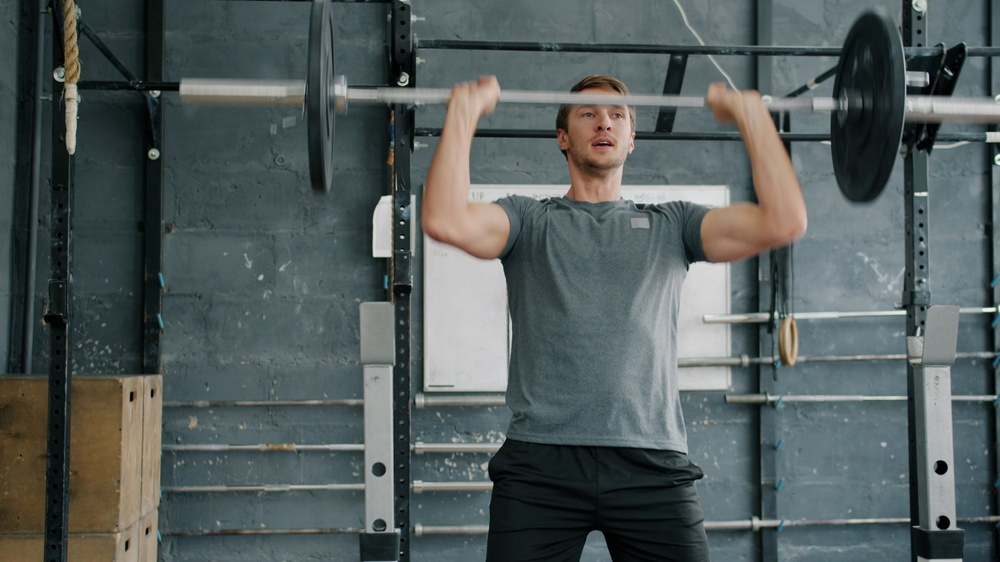
#> input picture website/art/source-overhead-press.jpg, 1000 x 562 px, shrunk from 2400 x 1350 before the run
$ python halftone.py source-overhead-press.jpg lift-d-flat.png 1.0
#> lines starting #> are read from the running program, lines starting #| are printed output that depends on the picture
"""Amplitude-modulated halftone: dot area tracks darkness. Yellow areas keep the accent colour.

usage: python3 -I halftone.py <in.png> <out.png> [cell_px] [face=cx,cy,rx,ry] [dark]
face: oval whose features dissolve into a loose random scatter of dots.
dark: light dots on the dark-mode background (same dot sizes, so it reads as a chalk negative).
"""
import math
import sys

import numpy as np
from PIL import Image, ImageDraw, ImageFilter

PAPER, INK, ACCENT = (249, 249, 247), (17, 18, 15), (255, 204, 74)
SCALE = 3  # draw supersampled, then downsample for smooth dot edges

src_path, out_path = sys.argv[1], sys.argv[2]
cell = float(sys.argv[3]) if len(sys.argv) > 3 else 6
face = next((tuple(map(float, a[5:].split(','))) for a in sys.argv[4:] if a.startswith('face=')), None)
rng = np.random.default_rng(7)
if 'dark' in sys.argv[4:]:
    PAPER, INK = (21, 22, 18), (247, 248, 242)

src = Image.open(src_path).convert('RGB')
#> src is the input picture: PIL image 1000x562 RGB; mean R, G, B 83, 92.7, 92.1
w, h = src.size
#> w = 1000; h = 562
blur = np.asarray(src.filter(ImageFilter.GaussianBlur(cell / 4)), dtype=np.float32) / 255
r, g, b = blur[..., 0], blur[..., 1], blur[..., 2]
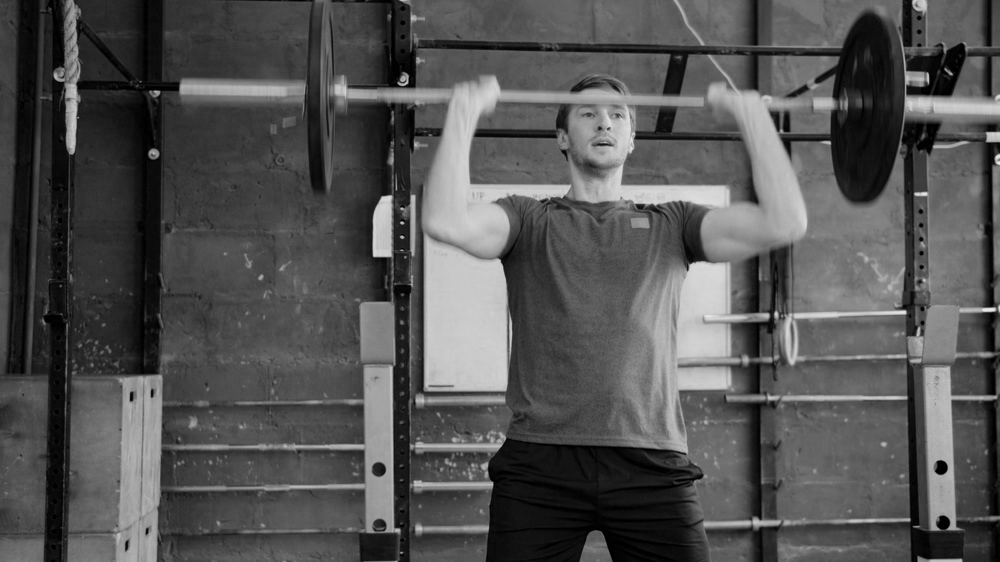
#> r: shape (562, 1000) float32; min 0, max 0.922, mean 0.326
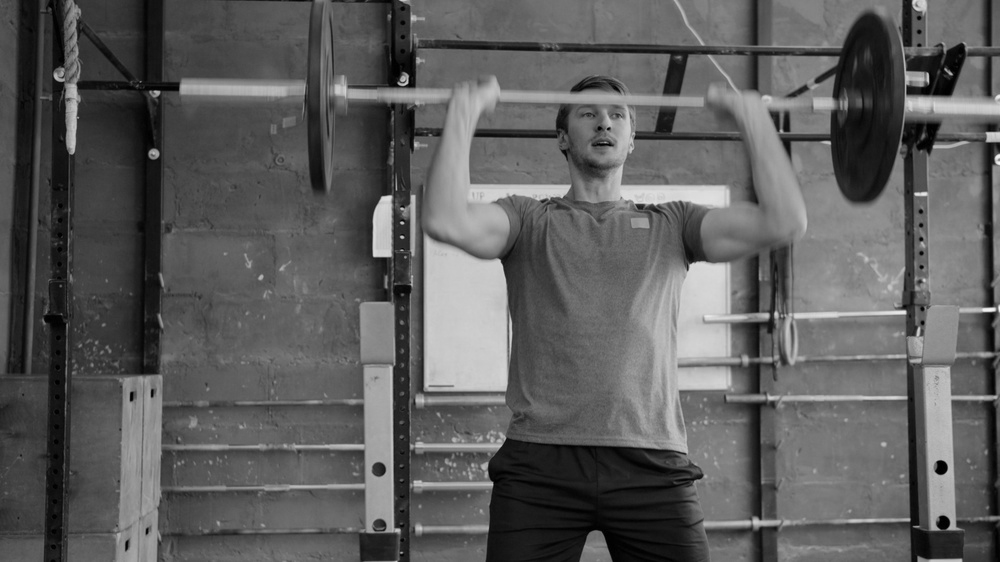
#> g: shape (562, 1000) float32; min 0, max 0.961, mean 0.363
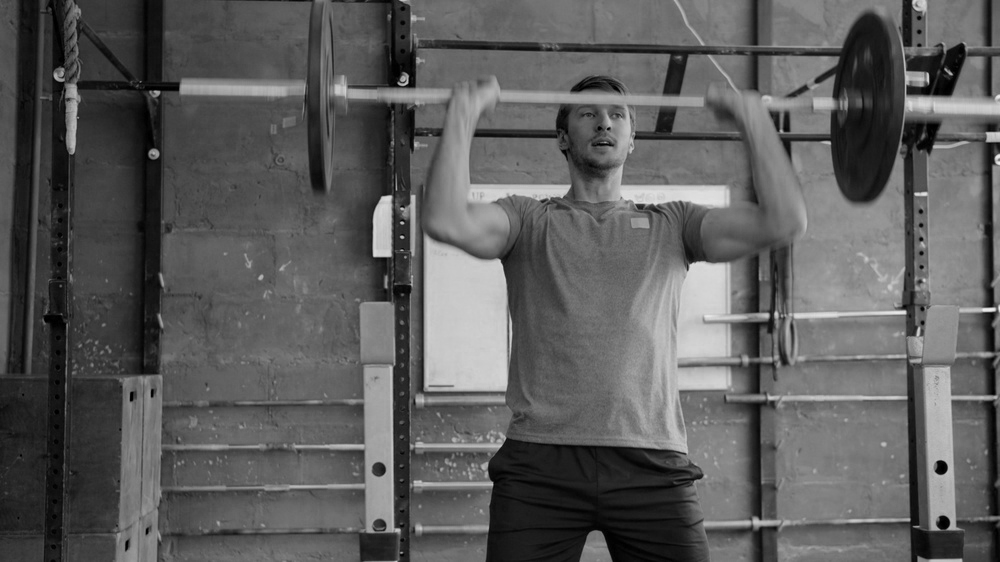
#> b: shape (562, 1000) float32; min 0, max 0.933, mean 0.361
lum = 0.299 * r + 0.587 * g + 0.114 * b
# Yellow: strong red+green, weak blue.
yellow = (r - b > 0.35) & (g - b > 0.2)
#> yellow: shape (562, 1000) bool; every value is 0

# Face mask: 1 inside the oval, smooth fade to 0 by 1.3x its radius.
mask = np.zeros((h, w), np.float32)
if face:
    fx, fy, frx, fry = face
    yy, xx = np.mgrid[0:h, 0:w]
    dist = np.sqrt(((xx - fx) / frx) ** 2 + ((yy - fy) / fry) ** 2)
    t = np.clip((1.3 - dist) / 0.3, 0, 1)
    mask = t * t * (3 - 2 * t)
    # Heavy blur erases eyes/nose/mouth; only the head's rough light and shadow survive.
    soft = np.asarray(src.convert('L').filter(ImageFilter.GaussianBlur(14)), dtype=np.float32) / 255
    lum = lum * (1 - mask) + soft * mask

dark = np.clip((1 - lum - 0.03) / 0.9, 0, 1) ** 1.4 * 0.78  # gamma spreads mid-tones; cap keeps paper between the darkest dots
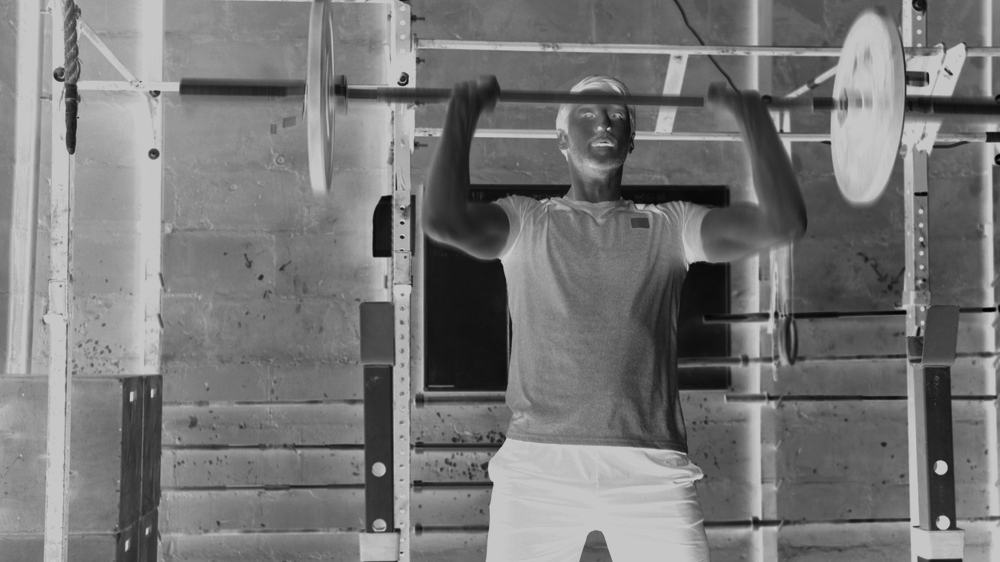
#> dark: shape (562, 1000) float32; min 0.00503, max 0.78, mean 0.471

out = Image.new('RGB', (w * SCALE, h * SCALE), PAPER)
draw = ImageDraw.Draw(out)
angle = math.radians(45)
ca, sa = math.cos(angle), math.sin(angle)
rmax = cell * 0.62  # darkest dots nearly touch
span = int((w + h) / cell) + 2
#> span = 1564
for i in range(-span, span):
    for j in range(-span, span):
        x = (i * ca - j * sa) * cell + w / 2
        y = (i * sa + j * ca) * cell + h / 2
        if not (0 <= x < w and 0 <= y < h):
            continue
        m = mask[int(y), int(x)]
        if m:  # scatter: jitter off the grid and thin out
            x, y = x + rng.uniform(-.6, .6) * cell * m, y + rng.uniform(-.6, .6) * cell * m
            if not (0 <= x < w and 0 <= y < h) or rng.random() < .3 * m:
                continue
        yi, xi = int(y), int(x)
        is_yellow = yellow[yi, xi]
        # Yellow plates: dot size from the plate's own shading, min size keeps them reading as yellow.
        d = max(0.35, 1 - lum[yi, xi] * 0.6) if is_yellow else dark[yi, xi]
        if d < 0.02:
            continue
        rad = rmax * math.sqrt(d) * SCALE  # area ∝ darkness
        cx, cy = x * SCALE, y * SCALE
        draw.ellipse((cx - rad, cy - rad, cx + rad, cy + rad), fill=ACCENT if is_yellow else INK)

out.resize((w, h), Image.LANCZOS).save(out_path)
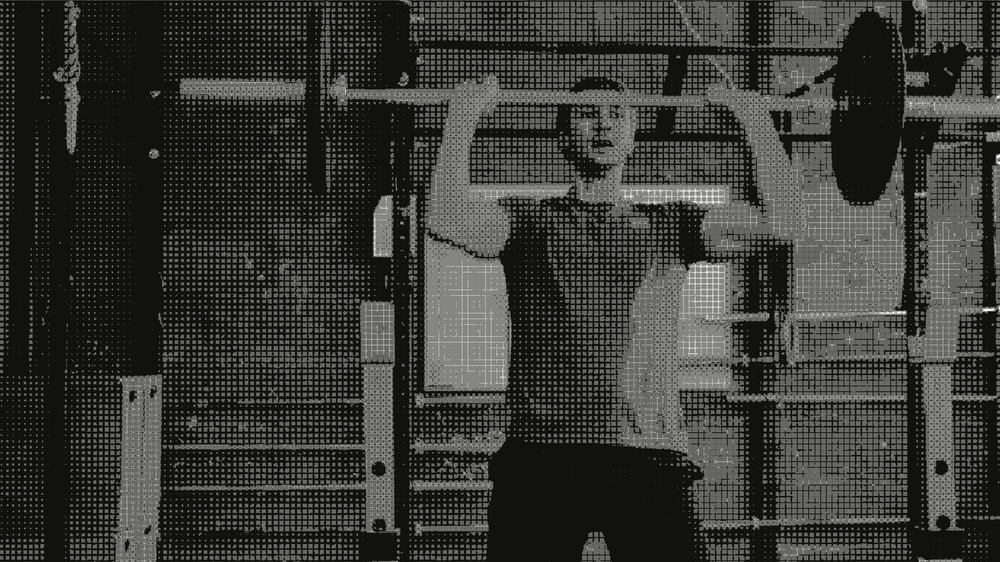
#> saved as lift-d-flat.png: PIL image 1000x562 RGB; mean R, G, B 57.2, 58, 55.2
print(out_path)
